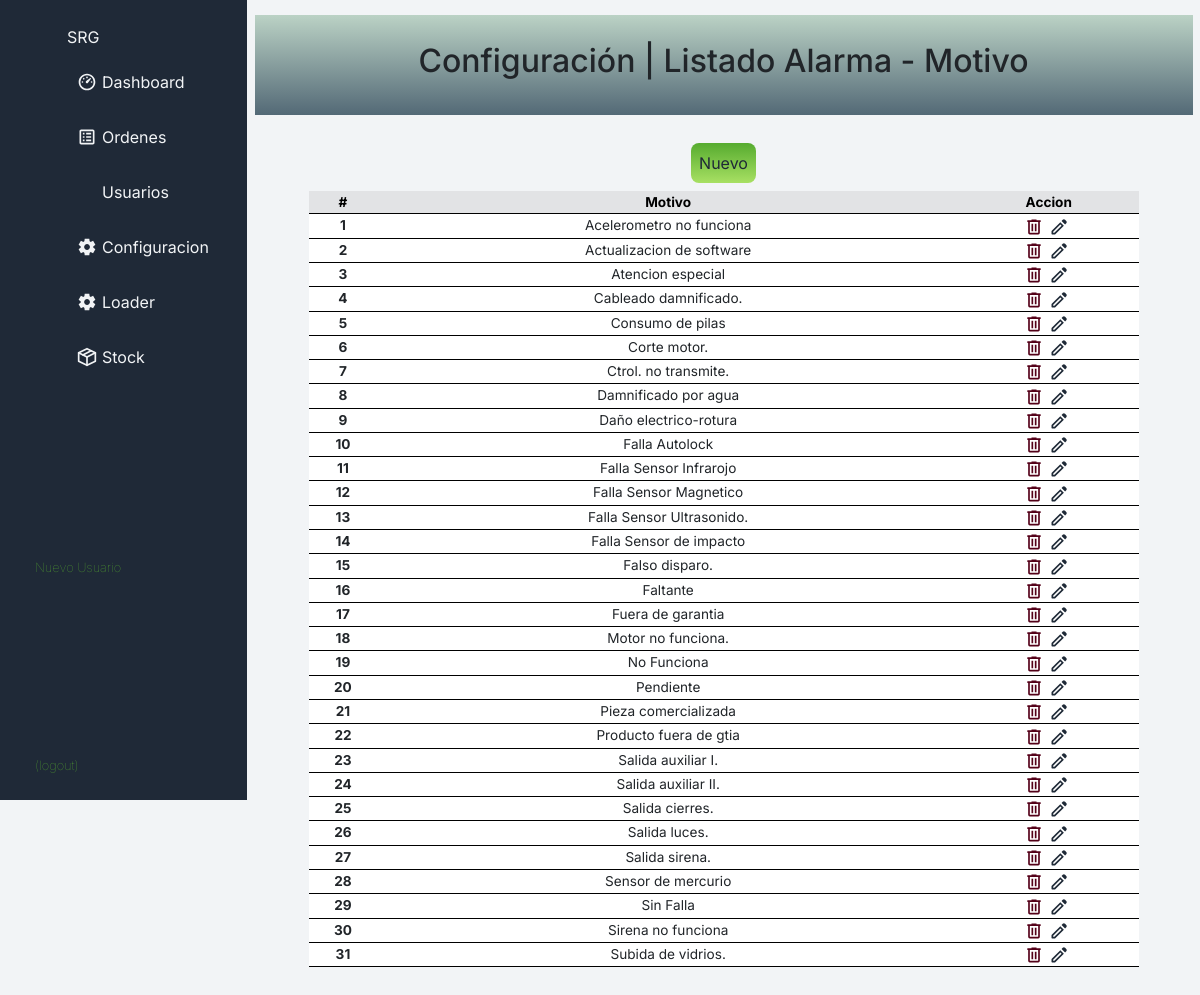
Screenshot of /Configuracion/config_alarma_motivo with the database file from the repository.
### Configuracion/models.py (models this page shows, shortened)
class MotivoAlarma(models.Model):
    motivoAlarma = models.CharField(max_length=60)

### Configuracion/views.py (the view)
# urls.py: path('config_alarma_motivo', views.config_alarma_motivo, name='config_alarma_motivo'),
def config_alarma_motivo(request):
    productos = MotivoAlarma.objects.all().order_by('motivoAlarma')
    return render(request, 'config_alarma_motivo.html', {'alarma_motivo': productos})

### Ordenes/templates/config_alarma_motivo.html (shortened to what this page needs)
{% extends 'base_principal.html' %}
{% load static %}
{% block bloque-main %}
<div class="cont-config-edit">
    <div class="titulo">
        <h2>Configuración | Listado Alarma - Motivo</h2>
    </div>
    <section>
    <button class="boton-comun agregar">
       <a href="{% url 'add_item_alarma_motivo' %}">Nuevo</a>
    </button>
    </section>
    <table class="table table-hover tabla-personalizada">
      <thead class="redondeada">
        <tr class=" table table-secondary">
          <th scope="col">#</th>
          <th scope="col">Motivo</th>
          <th scope="col">Accion</th>
        </tr>
      </thead>
      <tbody>
        {% for n in alarma_motivo %}
        <tr>
          <th scope="row">{{ forloop.counter }}</th>
          <td>{{n.motivoAlarma}}</td>
          <td><a href="{% url 'del_item_alarma_motivo' n.id %}"><img class="side-menu-icon bordeaux" src="{% static 'Ordenes/img/trash.svg' %}"
            alt="imagen"></a><a href="{% url 'edit_item_alarma_motivo' n.id %}"><img class="side-menu-icon oscuro" src="{% static 'Ordenes/img/edit.svg' %}"
              alt="imagen"></a></td>
        </tr>
        {% endfor %}
      </tbody>
    </table>
</div>
{% endblock %}

### Ordenes/static/ordenes/css/style.css (style rules this page uses)
* { margin: 0; padding: 0; list-style: none; text-decoration: none; font-family: 'Inter', sans-serif; text-decoration: none !important; }
a { color: #f2f4f6; }
body { background: #f2f4f6; }
.side-menu-icon { margin-right: 5px; width: 20px; filter: invert(100%) sepia(17%) saturate(675%) hue-rotate(174deg) brightness(99%) contrast(94%); }
table { box-sizing: border-box; padding: 15px; }
table, th, td { text-align: center; border-collapse: collapse; border-bottom: 1px solid black; }
th, td { margin-bottom: 5px; }
td, th { font-size: 0.85rem; }
.cont-config-edit { width: calc(90vw - 250px); display: flex; flex-direction: column; align-items: center; }
.tabla-personalizada { width: calc(90vw - 250px); background-color: white; }
td, th { padding: 1px !important; }
.redondeada { border-radius: 10px !important; }
.boton-comun { box-sizing: border-box; padding: 8px; height: 40px; border-radius: 8px; border: 0px solid; margin: 8px; }
.agregar { background: linear-gradient(to bottom, #56ab2f, #a8e063); }
.agregar a { color: #1f2937; }
.oscuro { filter: invert(11%) sepia(26%) saturate(854%) hue-rotate(174deg) brightness(101%) contrast(89%); }
.bordeaux { filter: invert(8%) sepia(45%) saturate(7500%) hue-rotate(333deg) brightness(70%) contrast(104%); }
.titulo { display: flex; align-items: center; justify-content: center; width: calc(99vw - 250px); height: 100px; background: linear-gradient(to bottom, #bbd2c5, #536976); margin-bottom: 20px; }

### rows the page displays
MotivoAlarma: motivoAlarma "Acelerometro no funciona"
MotivoAlarma: motivoAlarma "Actualizacion de software"
MotivoAlarma: motivoAlarma "Atencion especial"
MotivoAlarma: motivoAlarma "Cableado damnificado."
MotivoAlarma: motivoAlarma "Consumo de pilas"
MotivoAlarma: motivoAlarma "Corte motor."
MotivoAlarma: motivoAlarma "Ctrol. no transmite."
MotivoAlarma: motivoAlarma "Damnificado por agua"
MotivoAlarma: motivoAlarma "Daño electrico-rotura"
MotivoAlarma: motivoAlarma "Falla Autolock"
MotivoAlarma: motivoAlarma "Falla Sensor Infrarojo"
MotivoAlarma: motivoAlarma "Falla Sensor Magnetico"
MotivoAlarma: motivoAlarma "Falla Sensor Ultrasonido."
MotivoAlarma: motivoAlarma "Falla Sensor de impacto"
MotivoAlarma: motivoAlarma "Falso disparo."
MotivoAlarma: motivoAlarma "Faltante"
MotivoAlarma: motivoAlarma "Fuera de garantia"
MotivoAlarma: motivoAlarma "Motor no funciona."
MotivoAlarma: motivoAlarma "No Funciona"
MotivoAlarma: motivoAlarma "Pendiente"
MotivoAlarma: motivoAlarma "Pieza comercializada"
MotivoAlarma: motivoAlarma "Producto fuera de gtia"
MotivoAlarma: motivoAlarma "Salida auxiliar I."
MotivoAlarma: motivoAlarma "Salida auxiliar II."
MotivoAlarma: motivoAlarma "Salida cierres."
MotivoAlarma: motivoAlarma "Salida luces."
MotivoAlarma: motivoAlarma "Salida sirena."
MotivoAlarma: motivoAlarma "Sensor de mercurio"
MotivoAlarma: motivoAlarma "Sin Falla"
MotivoAlarma: motivoAlarma "Sirena no funciona"
MotivoAlarma: motivoAlarma "Subida de vidrios."
